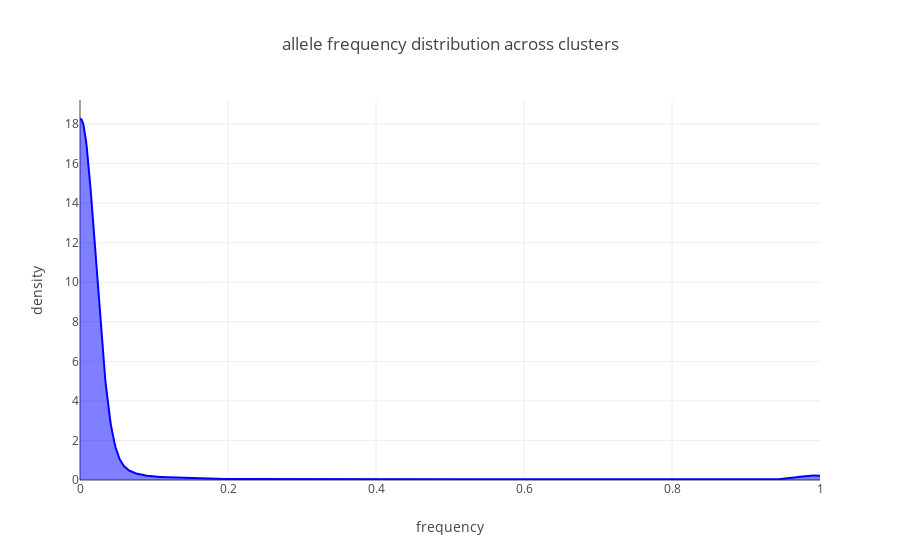

The cell this chart's notebook holds for it:
### Code cell
n_chose= 200
Chose= np.random.choice(range(freqs_matrix.shape[0]),n_chose)

Across= list(it.chain(*[freqs_matrix[x] for x in Chose]))


X_plot = np.linspace(0, 1, 1000)

freq_kde = KernelDensity(kernel='gaussian', bandwidth=0.02).fit(np.array(Across).reshape(-1,1))

log_dens = freq_kde.score_samples(X_plot.reshape(-1,1))

fig_roost_dens= [go.Scatter(x=X_plot, y=np.exp(log_dens), 
                            mode='lines', fill='tozeroy', name= 'mRNA pVal',
                            line=dict(color='blue', width=2))]
##

layout= go.Layout(
    title= 'allele frequency distribution across clusters',
    yaxis= dict(
        title= 'density'
    ),
    xaxis= dict(
        title= 'frequency'
    )
)

fig = go.Figure(data=fig_roost_dens, layout= layout)
iplot(fig)

### Figure 1 — Plotly figure (JSON) as saved in the notebook; plotly's stock layout.template omitted (floating-point values rounded to 4 significant figures; data arrays with more than 128 entries replaced by an {"elided": "..."} marker saying what was removed)
{"data": [{"fill": "tozeroy", "line": {"color": "blue", "width": 2}, "mode": "lines", "name": "mRNA pVal", "type": "scatter", "uid": "33eb188a-d9f0-4461-9184-5d064654d9d3", "x": {"elided": "1000 float values"}, "y": {"elided": "1000 float values"}}], "layout": {"title": {"text": "allele frequency distribution across clusters"}, "xaxis": {"title": {"text": "frequency"}}, "yaxis": {"title": {"text": "density"}}}}
